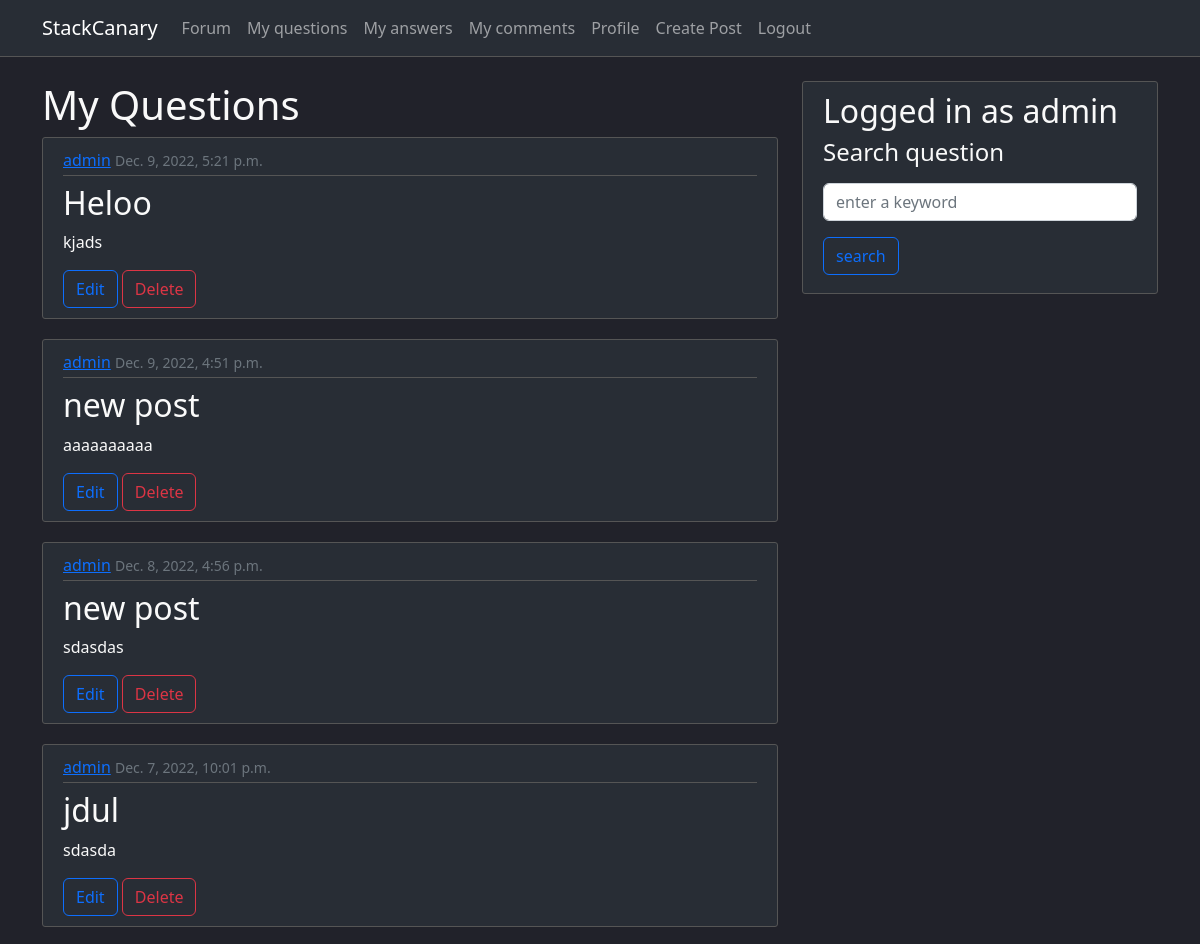
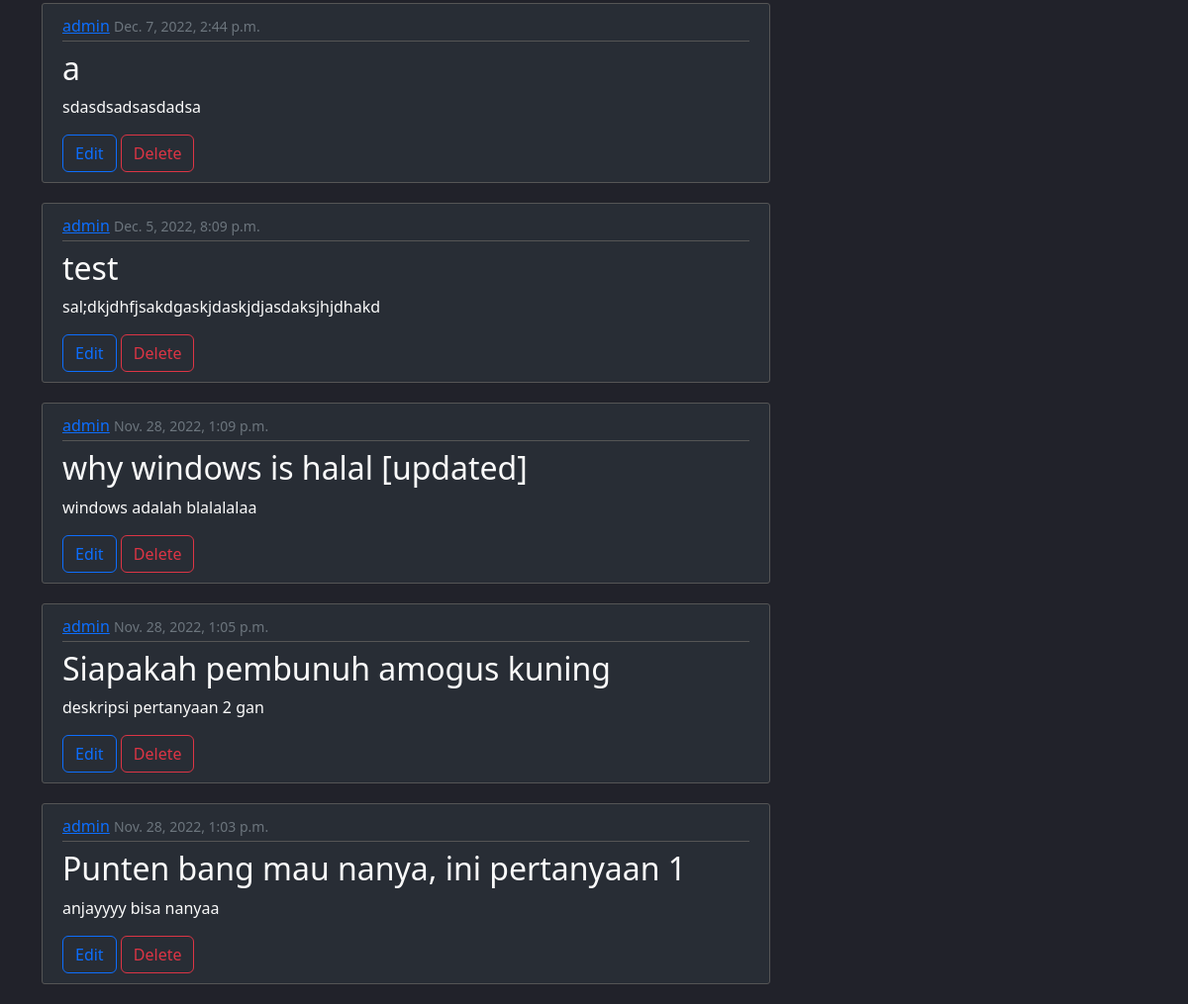
/my_questions/ (signed in), run on an earlier commit of the app's database (2 pictures, top to bottom).
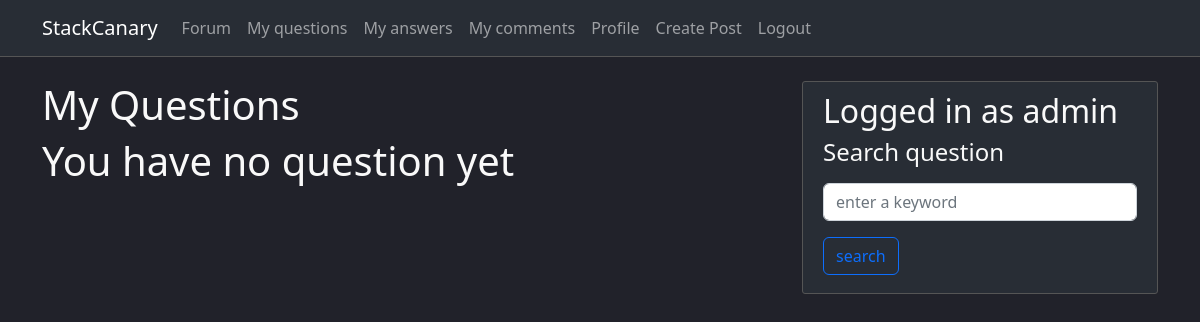
And on a later commit of the database.
### forum/models.py (models this page shows, shortened)
class Pertanyaan(models.Model):
    author = models.ForeignKey(User, on_delete=models.CASCADE)
    judul = models.CharField(max_length=256)
    konten = models.TextField()
    snippet = models.TextField(default=None, blank=True, null=True)
    waktu_upload = models.DateTimeField(default=timezone.now)

### forum/views.py (the view)
# urls.py: path('my_questions/', views.my_questions, name='forum-my-questions'),
@login_required
def my_questions(request):
    questions = Pertanyaan.objects.filter(author=request.user).order_by('-waktu_upload')
    context = {
        'pertanyaan': questions,
    }
    return render(request, 'forum/my_questions.html', context)

### forum/templates/forum/my_questions.html
{% extends "forum/base.html" %}
{% block content %}
    <h1>My Questions</h1>
    {% for question in pertanyaan %}
        <article class="content-section zoom">
            <div class="article-metadata">
                <a class="mr-2" href="#">{{ question.author }}</a>
                <small class="text-muted">{{ question.waktu_upload }}</small>
            </div>
            <h2><a class="article-title" href="{% url 'forum-question-detail' question.id %}">{{ question.judul }}</a></h2>
            <p class="article-content">{{ question.konten|stringformat:".100s" }}</p>
            <a class="btn btn-outline-primary mr-2" href="{% url 'forum-question-update' question.id %}">Edit</a>
            <a class="btn btn-outline-danger" href="{% url 'forum-question-delete' question.id %}">Delete</a>
        </article>
    {% empty %}
        <h1>You have no question yet</h1>
    {% endfor %}
{% endblock content %}

What changed in the data, as far as the page shows it:
removed Pertanyaan: author "admin", waktu_upload "Dec. 9, 2022, 5:21 p.m.", judul "Heloo", konten "kjads"
removed Pertanyaan: author "admin", waktu_upload "Dec. 9, 2022, 4:51 p.m.", judul "new post", konten "aaaaaaaaaa"
removed Pertanyaan: author "admin", waktu_upload "Dec. 8, 2022, 4:56 p.m.", judul "new post", konten "sdasdas"
removed Pertanyaan: author "admin", waktu_upload "Dec. 7, 2022, 10:01 p.m.", judul "jdul", konten "sdasda"
removed Pertanyaan: author "admin", waktu_upload "Dec. 7, 2022, 2:44 p.m.", judul "a", konten "sdasdsadsasdadsa"
removed Pertanyaan: author "admin", waktu_upload "Dec. 5, 2022, 8:09 p.m.", judul "test", konten "sal;dkjdhfjsakdgaskjdaskjdjasdaksjhjdhakd"
removed Pertanyaan: author "admin", waktu_upload "Nov. 28, 2022, 1:09 p.m.", judul "why windows is halal [updated]", konten "windows adalah blalalalaa"
removed Pertanyaan: author "admin", waktu_upload "Nov. 28, 2022, 1:05 p.m.", judul "Siapakah pembunuh amogus kuning", konten "deskripsi pertanyaan 2 gan"
removed Pertanyaan: author "admin", waktu_upload "Nov. 28, 2022, 1:03 p.m.", judul "Punten bang mau nanya, ini pertanyaan 1", konten "anjayyyy bisa nanyaa"
Also different on the page:
text now shown: "You have no question yet"
